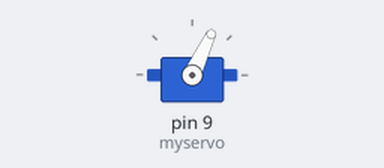
Simulated run of this sketch. Board: Arduino Uno, built with avr-gcc and run on an emulated ATmega328P. Parts: servo.

Above: at 0.05 s.
At 0.25 s:
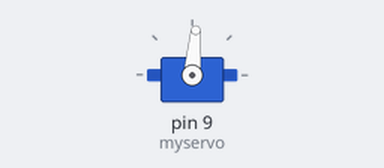
Timing chart, 0 to 3.0 s (numbered marks = the images above):
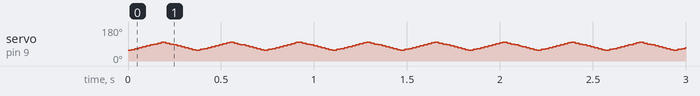

The sketch:

servo_test.ino
```cpp
#include <Servo.h>

Servo myservo;  // create servo object to control a servo

const int CENTER = 78; // Straight ahead
const int LOWER_LIMIT = CENTER - 22; // Rightmost
const int UPPER_LIMIT = CENTER + 22; // Leftmost
const int SERVO_DELAY = 4; // Fastest possible speed, don't reduce
int pos = 0;    // variable to store the servo position

void setup() {
  myservo.attach(9);  // attaches the servo on pin 9 to the servo object

  myservo.write(LOWER_LIMIT);
}

// Go from left to right and from right to left as fast as possible
void loop() {
  for (pos = LOWER_LIMIT; pos <= UPPER_LIMIT; pos++) {
    myservo.write(pos);
    delay(SERVO_DELAY);
  }

  for (pos = UPPER_LIMIT; pos >= LOWER_LIMIT; pos--) {
    myservo.write(pos);
    delay(SERVO_DELAY);
  }
}
```
